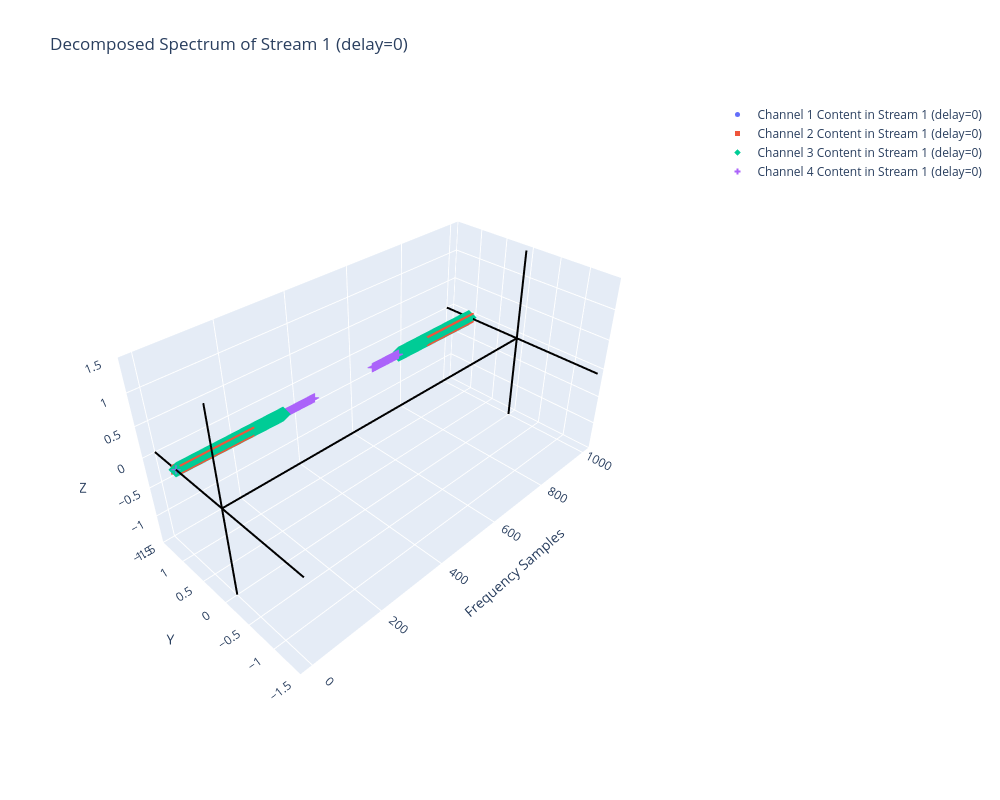

Notebook code cell kept with this figure:
### Code cell
### downsample into 4 staggered streams
# stream 1
idx = np.arange(1000)
x_t_total_downsamp_1 = x_t_total[0::4]
x_t_1_downsamp_1 = x_t_1[0::4]
x_t_2_downsamp_1 = x_t_2[0::4]
x_t_3_downsamp_1 = x_t_3[0::4]
x_t_4_downsamp_1 = x_t_4[0::4]

x_f_total_downsamp_1 = fft(x_t_total_downsamp_1)/len(x_t_total_downsamp_1)
x_f_1_downsamp_1 = fft(x_t_1_downsamp_1)/len(x_t_1_downsamp_1)
x_f_2_downsamp_1 = fft(x_t_2_downsamp_1)/len(x_t_2_downsamp_1)
x_f_3_downsamp_1 = fft(x_t_3_downsamp_1)/len(x_t_3_downsamp_1)
x_f_4_downsamp_1 = fft(x_t_4_downsamp_1)/len(x_t_4_downsamp_1)

x_f_total_downsamp_1[abs(x_f_total_downsamp_1)<1e-3] = np.nan
x_f_1_downsamp_1[abs(x_f_1_downsamp_1)<1e-3] = np.nan
x_f_2_downsamp_1[abs(x_f_2_downsamp_1)<1e-3] = np.nan
x_f_3_downsamp_1[abs(x_f_3_downsamp_1)<1e-3] = np.nan
x_f_4_downsamp_1[abs(x_f_4_downsamp_1)<1e-3] = np.nan


fig1 = go.Figure()
fig1.add_trace(go.Scatter3d(x=idx,
                           y=np.real(x_f_1_downsamp_1),
                           z=np.imag(x_f_1_downsamp_1),
                           mode='markers', name=f'Channel 1 Content in Stream 1 (delay=0)',
                           marker=dict(size=5, symbol="circle")))    
fig1.add_trace(go.Scatter3d(x=idx,
                           y=np.real(x_f_2_downsamp_1),
                           z=np.imag(x_f_2_downsamp_1),
                           mode='markers', name=f'Channel 2 Content in Stream 1 (delay=0)',
                           marker=dict(size=5, symbol="square")))  
fig1.add_trace(go.Scatter3d(x=idx,
                           y=np.real(x_f_3_downsamp_1),
                           z=np.imag(x_f_3_downsamp_1),
                           mode='markers', name=f'Channel 3 Content in Stream 1 (delay=0)',
                           marker=dict(size=5, symbol="diamond")))  
fig1.add_trace(go.Scatter3d(x=idx,
                           y=np.real(x_f_4_downsamp_1),
                           z=np.imag(x_f_4_downsamp_1),
                           mode='markers', name=f'Channel 4 Content in Stream 1 (delay=0)',
                           marker=dict(size=5, symbol="cross")))


fig1.update_layout(width=1000,height=600,
    scene=dict(
        xaxis=dict( title="Frequency Samples"),
        yaxis=dict(range=[-1, 1], title="Y"),
        zaxis=dict(range=[-1, 1], title="Z"),
        aspectmode="manual",           # allow manual control
        aspectratio=dict(x=1, y=0.5, z=0.5),  # scale of each axis
        camera=dict(eye=dict(x=-0.75, y=-1.5, z=0.75)),  # adjust the camera so labels are visible

    ),
    title="Decomposed Spectrum of Stream 1 (delay=0)"
)

# Zero axes

fig1.add_trace(go.Scatter3d(
    x=[0,1000], y=[0,0], z=[0,0],
    mode="lines", line=dict(color="black", width=4),
    name="X=0 axis", showlegend=False
))

fig1.add_trace(go.Scatter3d(
    x=[0,0], y=[-2,2], z=[0,0],
    mode="lines", line=dict(color="black", width=4),
    name="X=0 axis", showlegend=False
))

fig1.add_trace(go.Scatter3d(
    x=[0,0], y=[0,0], z=[-2,2],
    mode="lines", line=dict(color="black", width=4),
    name="X=0 axis", showlegend=False
))

fig1.add_trace(go.Scatter3d(
    x=[1000,1000], y=[-2,2], z=[0,0],
    mode="lines", line=dict(color="black", width=4),
    name="X=0 axis", showlegend=False
))

fig1.add_trace(go.Scatter3d(
    x=[1000,1000], y=[0,0], z=[-2,2],
    mode="lines", line=dict(color="black", width=4),
    name="X=0 axis", showlegend=False
))


fig1.show()

### Figure 1 — Plotly figure (JSON) as saved in the notebook; plotly's stock layout.template omitted (floating-point values rounded to 4 significant figures; data arrays with more than 128 entries replaced by an {"elided": "..."} marker saying what was removed)
{"data": [{"marker": {"size": 5, "symbol": "circle"}, "mode": "markers", "name": "Channel 1 Content in Stream 1 (delay=0)", "type": "scatter3d", "x": {"elided": "1000 int values"}, "y": {"elided": "1000 float values"}, "z": {"elided": "1000 float values"}}, {"marker": {"size": 5, "symbol": "square"}, "mode": "markers", "name": "Channel 2 Content in Stream 1 (delay=0)", "type": "scatter3d", "x": {"elided": "1000 int values"}, "y": {"elided": "1000 float values"}, "z": {"elided": "1000 float values"}}, {"marker": {"size": 5, "symbol": "diamond"}, "mode": "markers", "name": "Channel 3 Content in Stream 1 (delay=0)", "type": "scatter3d", "x": {"elided": "1000 int values"}, "y": {"elided": "1000 float values"}, "z": {"elided": "1000 float values"}}, {"marker": {"size": 5, "symbol": "cross"}, "mode": "markers", "name": "Channel 4 Content in Stream 1 (delay=0)", "type": "scatter3d", "x": {"elided": "1000 int values"}, "y": {"elided": "1000 float values"}, "z": {"elided": "1000 float values"}}, {"line": {"color": "black", "width": 4}, "mode": "lines", "name": "X=0 axis", "showlegend": false, "type": "scatter3d", "x": [0, 1000], "y": [0, 0], "z": [0, 0]}, {"line": {"color": "black", "width": 4}, "mode": "lines", "name": "X=0 axis", "showlegend": false, "type": "scatter3d", "x": [0, 0], "y": [-2, 2], "z": [0, 0]}, {"line": {"color": "black", "width": 4}, "mode": "lines", "name": "X=0 axis", "showlegend": false, "type": "scatter3d", "x": [0, 0], "y": [0, 0], "z": [-2, 2]}, {"line": {"color": "black", "width": 4}, "mode": "lines", "name": "X=0 axis", "showlegend": false, "type": "scatter3d", "x": [1000, 1000], "y": [-2, 2], "z": [0, 0]}, {"line": {"color": "black", "width": 4}, "mode": "lines", "name": "X=0 axis", "showlegend": false, "type": "scatter3d", "x": [1000, 1000], "y": [0, 0], "z": [-2, 2]}], "layout": {"height": 800, "scene": {"aspectmode": "manual", "aspectratio": {"x": 1, "y": 0.5, "z": 0.5}, "camera": {"eye": {"x": -1, "y": -1, "z": 1}}, "xaxis": {"title": {"text": "Frequency Samples"}}, "yaxis": {"range": [-1.5, 1.5], "title": {"text": "Y"}}, "zaxis": {"range": [-1.5, 1.5], "title": {"text": "Z"}}}, "title": {"text": "Decomposed Spectrum of Stream 1 (delay=0)"}, "width": 1000}}
